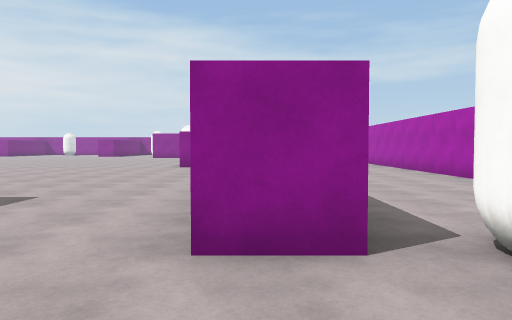
[1] (above)

24 first-person views from a walk through a 3-D level made in the Unity game engine. The camera is 1.4 m above the floor, tilts 2° down and sees 70° across. The floor is counted in squares, 2 m on a side. Each view is taken from the middle of a square. On the plan, view 1 faces up. The plan holds only what a view shows up to about 11 squares ahead; the rest is blank. The place goes on beyond the plan. The player character is not drawn. Surface patterns are stand-ins for the level's own textures.

[2]
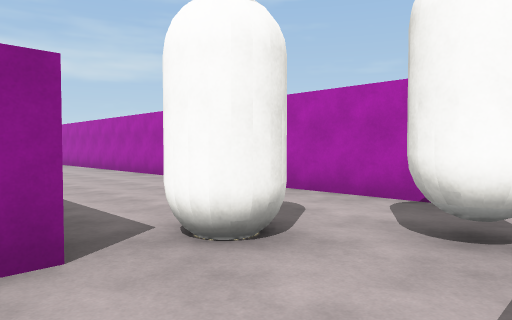

[3]
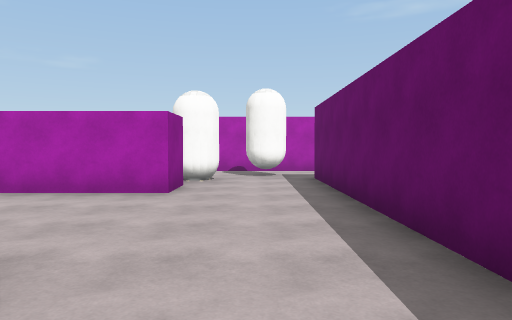

[4]
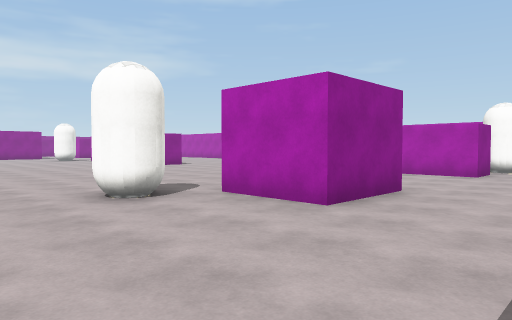

[5]
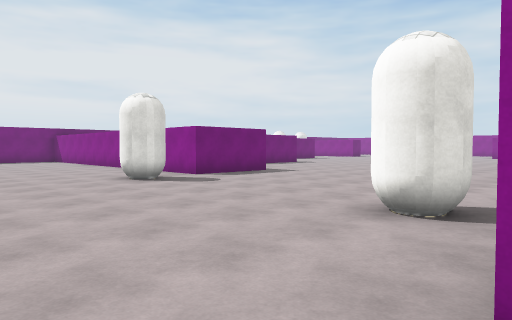

[6]
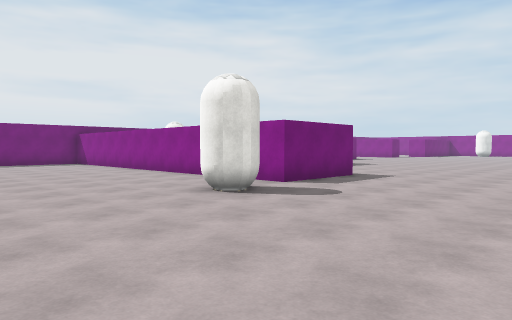

[7]
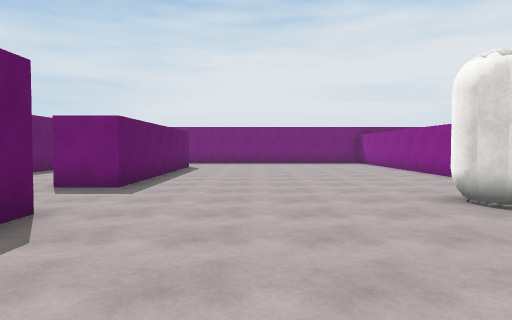

[8]
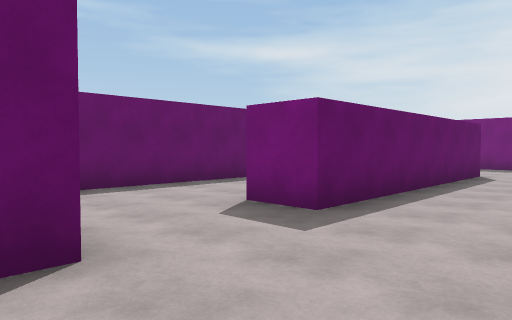

[9]
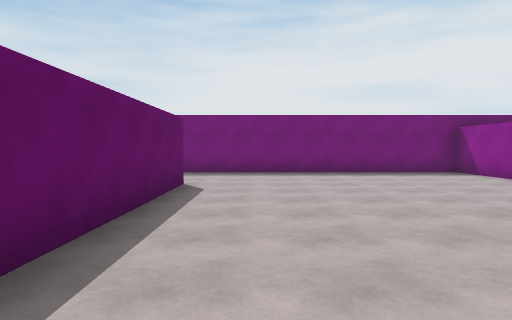

[10]
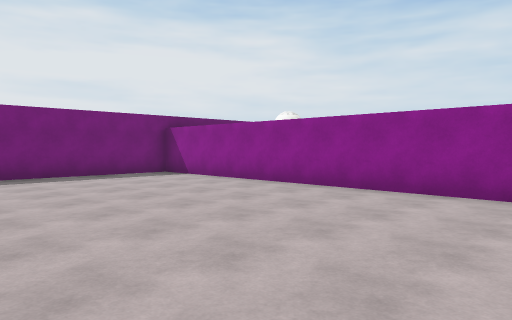

[11]
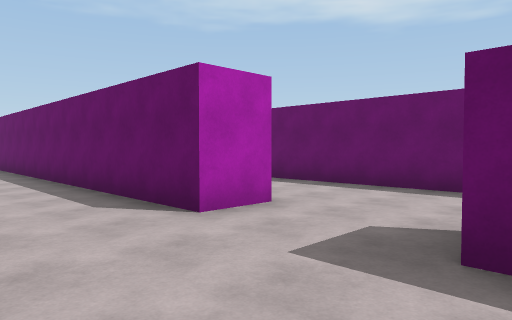

[12]
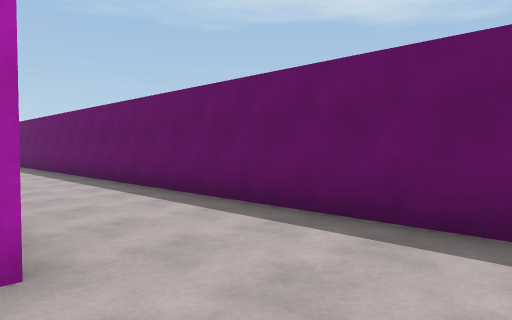

[13]
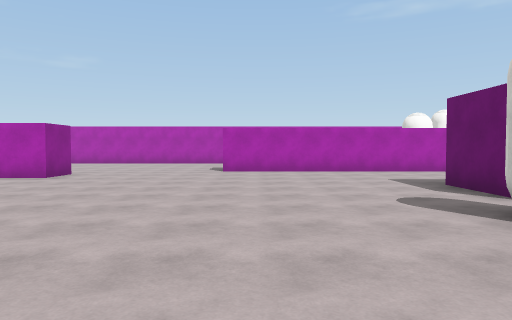

[14]
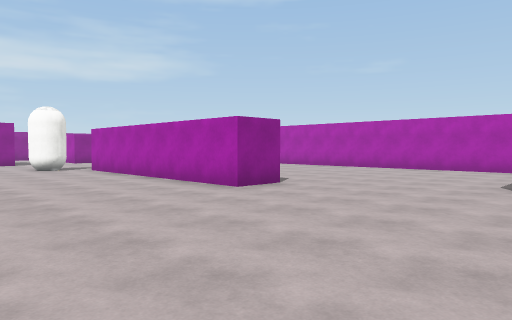

[15]
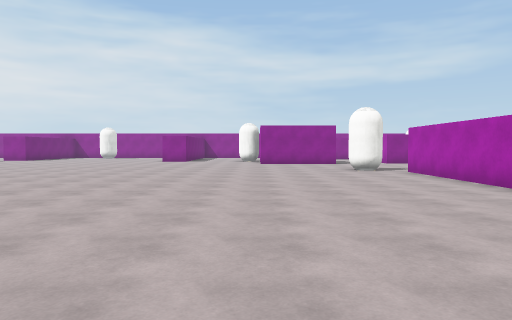

[16]
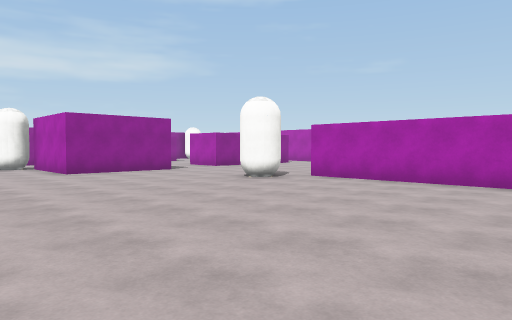

[17]
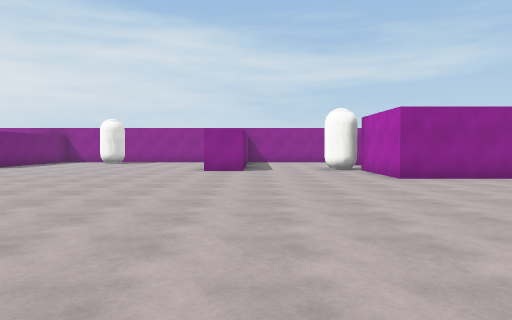

[18]
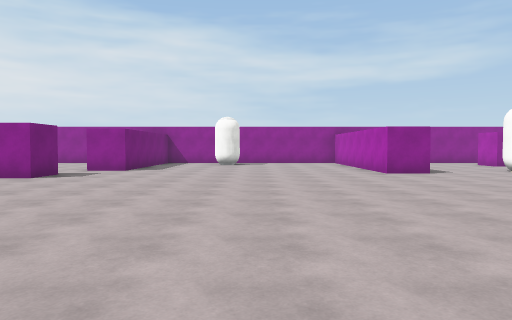

[19]
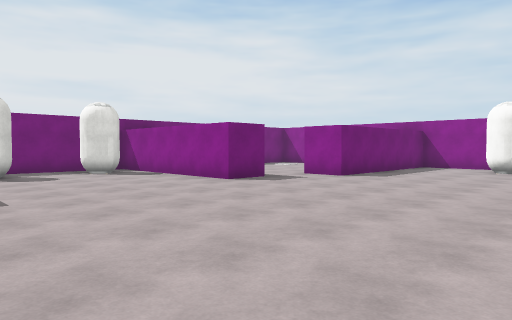

[20]
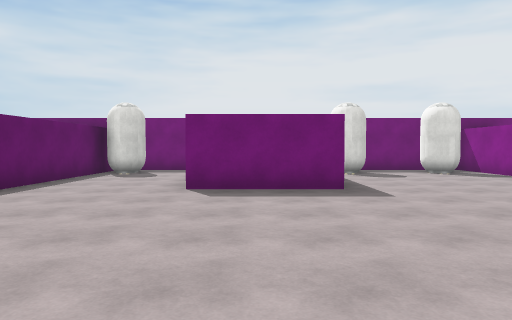

[21]
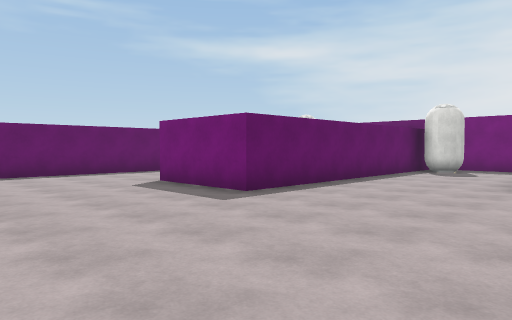

[22]
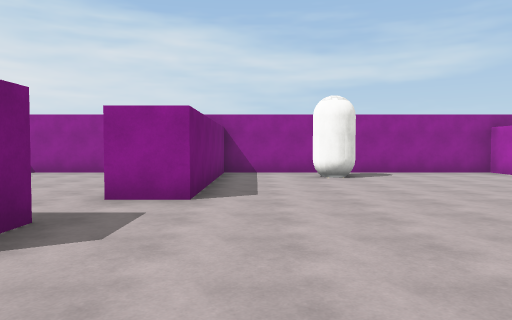

[23]
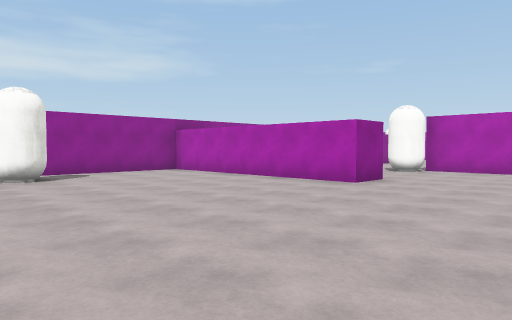

[24]
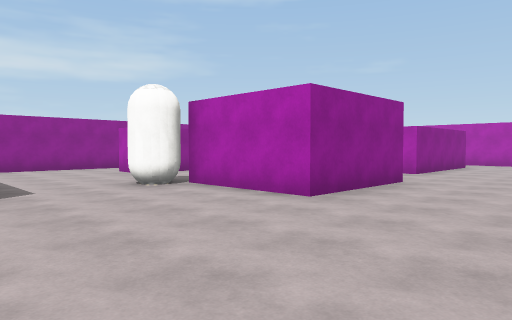

### Floor plan
Points are (right, up) in squares from view 1. A wall is a line through its corners. A room is listed if a view was taken in it or the views show most of it. See-through windows are left out.
Room 1 (views 1, 2, 3, 4, 5, 6, 7, 8, 9, 10, 11, 12, 13, 14, 15, 16, 17, 18, 19, 20, 21, 22, 23, 24)
walls: (-13.8, 9.2) (-13.8, 6.6) (-25.2, 6.6) (-25.2, -1.1); (-1.5, 12.8) (-2.7, 12.8) (-2.7, 19.5); (-5.9, 4.5) (-4.1, 4.5); (-18.8, 9.2) (-14.6, 9.2); (-4.1, 2.3) (-6.3, 2.3) (-6.3, 4.5); (-20.1, 20.5) (-20.1, 17.8); (-3.6, 24.1) (-6.8, 24.1) (-6.8, 26.2); (-10.2, 26.7) (-11.5, 26.7) (-11.5, 33.1) (-18.9, 33.1) (-18.9, 27.9) (-20.1, 27.9); (-24.5, 14.8) (-17, 14.8) (-17, 12.1); (-12.8, -1.5) (-12.8, -0.3) (2.2, -0.3); (0.8, 2.3) (-0.4, 2.3) (-0.4, 9); (4.8, 8) (4.8, 11.9); (-25.2, 16.9) (-25.2, 15.6); (0.9, 24.8) (-1.4, 24.8); (-20.1, 26.4) (-20.1, 25.2) (-25.1, 25.2); (-21.9, -0.3) (-15.3, -0.3) (-15.3, -1.6); (-6.3, 30.6) (-6.3, 31.4); (-25.2, 24) (-25.2, 22.1); (-20, -4.2) (-2.6, -4.2); (4.8, -0.8) (4.8, 4.1); (-7.5, 33.1) (-8.9, 33.1)
ways out: opening at (-20, 27)
objects: capsule (-24, 15) to (-24, 16); capsule (-24, 21) to (-24, 22); capsule (-24, 24); capsule (-16, 32); capsule (-14, 5) to (-13, 5); capsule (-8, 5) to (-7, 5); capsule (-8, 27) to (-7, 28); capsule (-4, 20) to (-3, 20); capsule (2, 2); capsule (3, 1)

Where each view was taken, in squares from view 1:
view 1: 0 up, 0 right, facing up
view 2: 0 up, 0 right, facing up-right
view 3: 1 up, 6 left, facing right
view 4: 0 up, 10 left, facing up-right
view 5: 1 up, 6 left, facing up-left
view 6: 1 up, 9 left, facing up-left
view 7: 2 up, 9 left, facing left
view 8: 2 up, 12 left, facing down-left
view 9: 1 up, 15 left, facing left
view 10: 1 up, 16 left, facing up-left
view 11: 2 up, 16 left, facing down-right
view 12: 1 down, 15 left, facing down-right
view 13: 8 up, 11 left, facing right
view 14: 8 up, 7 left, facing up-right
view 15: 9 up, 7 left, facing up
view 16: 14 up, 10 left, facing up-right
view 17: 16 up, 10 left, facing up
view 18: 17 up, 15 left, facing up
view 19: 20 up, 14 left, facing up-left
view 20: 19 up, 14 left, facing left
view 21: 19 up, 13 left, facing down-left
view 22: 23 up, 18 left, facing up
view 23: 23 up, 18 left, facing up-right
view 24: 21 up, 11 left, facing up-right
